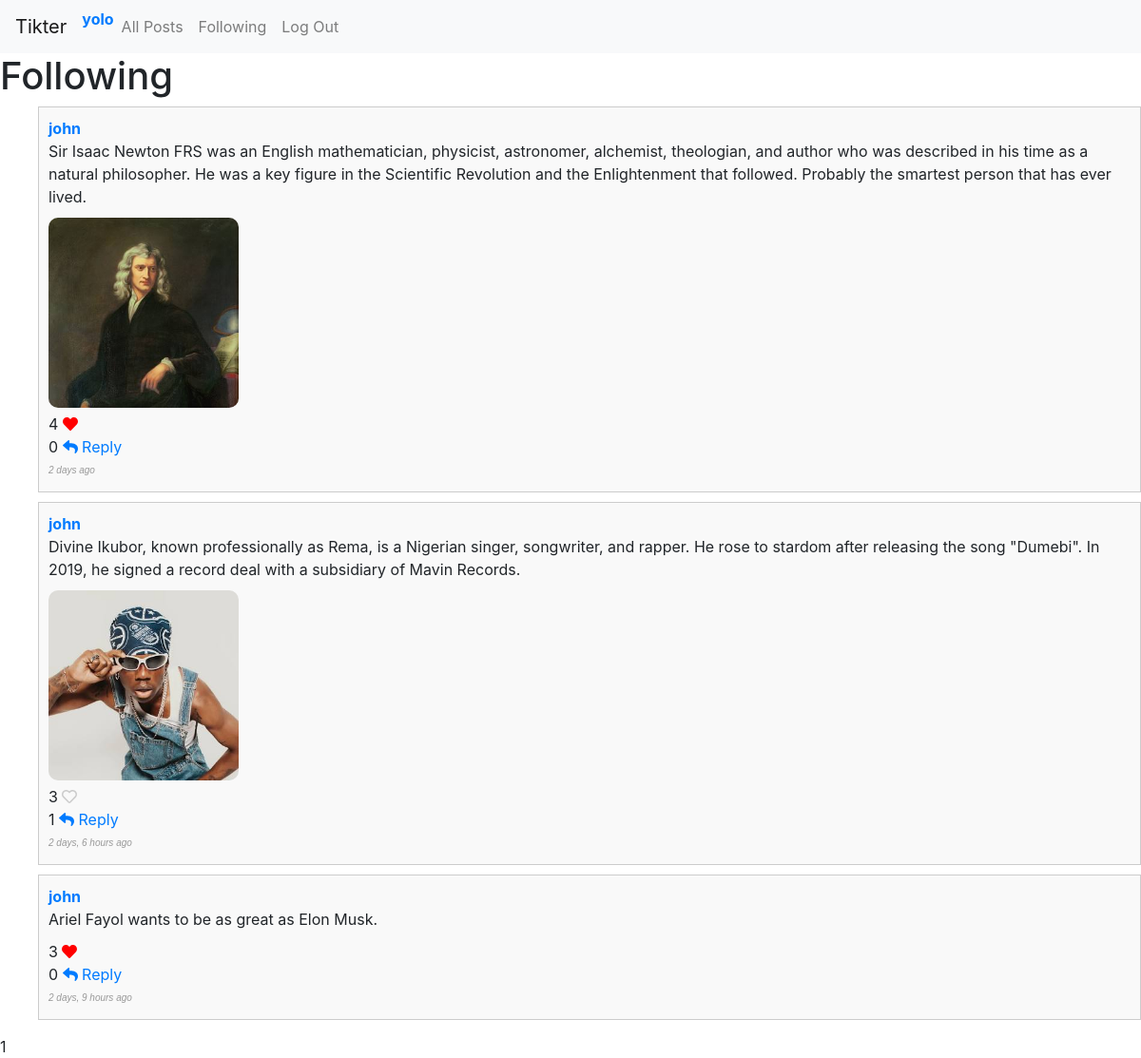
The app's page /following (signed in), older data.
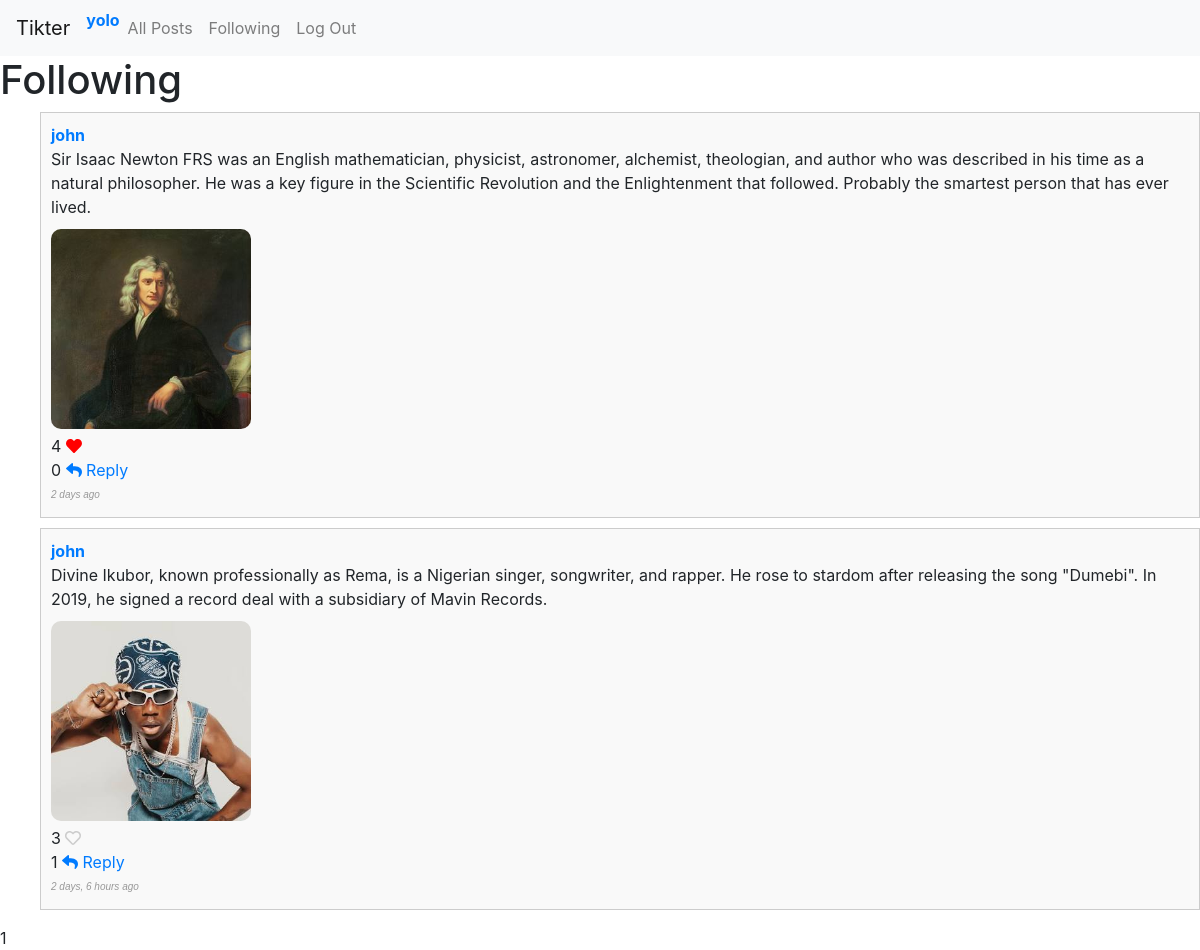
The same page, newer data.
### network/models.py (models this page shows, shortened)
class Post(models.Model):
    user = models.ForeignKey(User, on_delete=models.CASCADE, related_name='posts')
    content = models.TextField()
    timestamp = models.DateTimeField(auto_now_add=True)
    image = models.ImageField(upload_to='network/images/post_images/', blank=True, null=True)
    likes = models.ManyToManyField(User, related_name='liked_posts', blank=True)
    def num_likes(self):
        return self.likes.count()
    def num_replies(self):
        return self.replies.count()

class User(AbstractUser):
    pass

### network/views.py (the view)
# urls.py: path('following', views.following, name='following'),
@login_required(login_url='network:login')
def following(request):
    following_users = request.user.following.values_list('followed_user__id', flat=True)
    posts = Post.objects.filter(user__in=following_users).order_by('-timestamp')
    paginator = Paginator(posts, 10)
    page_number = request.GET.get('page', 1)
    page = paginator.get_page(page_number)
    context = {'page': page}
    return render(request, 'network/following.html', context)

### network/templates/network/following.html (shortened to what this page needs)
{% extends 'network/layout.html' %}
{% block body %}
    <h1>Following</h1>
    <ul>
        {% for post in page%}
            {% include 'network/post_display.html' with post=post user=user %}
        {% endfor %}
    </ul>
    <div class="pagination">
        <span class="step-links">
        <span class="current-page">{{ page.number }}</span>
        </span>
    </div>
{% endblock %}

### network/templates/network/post_display.html (shortened to what this page needs)
<li class="post-li" data-post-id="{{ post.id }}">
    <div class="post-section">
    <a class="user-link il" href="{% url 'network:profile' username=post.user.username%}"><strong>{{ post.user.username }}</strong></a>
    <p class="p-content">{{ post.content }}</p>
    <div class="image-container">
        {% if post.image %}
            <img src="{{ post.image.url }}" alt="Post Image" class="post-image">
        {% endif %}
    </div>
    {% if user.is_authenticated %}
        <p>
            <div>
            <span class="like-count">{{ post.num_likes }}</span>
            <span class="like-button il" data-post-id="{{ post.id }}" >
                {% if post in user.liked_posts.all %}
                    <i class="heart-icon fas fa-heart liked"></i>
                {% else %}
                    <i class="heart-icon far fa-heart"></i>
                {% endif %}
            </span>
            </div>
            <span class="post-reply-count">{{ post.num_replies }}</span>
            <a href="#" class="reply-icon">
                <i class="fa fa-reply" href="{% url 'network:post' post_id=post.id %}"></i> Reply
            </a>
        </p>
    {% else %}
        <p><i class="far fa-heart"></i> <span class="like-count">{{ post.num_likes }} </span></p>
    {% endif %}
    <p class="timestamp">{{ post.timestamp|timesince }} ago</p>
    </div>
</li>

Row changes from the older to the newer data that the page shows:
removed Post: user.username "john", content "Ariel Fayol wants to be as great as Elon Musk.", num_likes "3", num_replies "0", timestamp "2 days, 9 hours"
